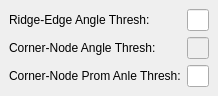
            <widget class="QWidget" name="page" >
             <property name="geometry" >
              <rect>
               <x>0</x>
               <y>0</y>
               <width>212</width>
               <height>87</height>
              </rect>
             </property>
             <attribute name="label" >
              <string>Basic Algorithm</string>
             </attribute>
             <layout class="QGridLayout" >
              <property name="margin" >
               <number>9</number>
              </property>
              <property name="spacing" >
               <number>6</number>
              </property>
              <item row="1" column="0" >
               <widget class="QLabel" name="cNdAngleThreshLabel" >
                <property name="text" >
                 <string>Corner-Node Angle Thresh:</string>
                </property>
                <property name="buddy" >
                 <cstring>cNdAngleThreshLineEdit</cstring>
                </property>
               </widget>
              </item>
              <item row="0" column="0" >
               <widget class="QLabel" name="rEgAngleThreshLabel" >
                <property name="text" >
                 <string>Ridge-Edge Angle Thresh:</string>
                </property>
                <property name="buddy" >
                 <cstring>rEdAngleThreshLineEdit</cstring>
                </property>
               </widget>
              </item>
              <item row="2" column="1" >
               <widget class="QLineEdit" name="cNdPromAngleThreshLineEdit" />
              </item>
              <item row="0" column="1" >
               <widget class="QLineEdit" name="rEdAngleThreshLineEdit" />
              </item>
              <item row="1" column="1" >
               <widget class="QLineEdit" name="cNdAngleThreshLineEdit" >
                <property name="enabled" >
                 <bool>false</bool>
                </property>
               </widget>
              </item>
              <item row="2" column="0" >
               <widget class="QLabel" name="cNdPromAngleThreshLabel" >
                <property name="text" >
                 <string>Corner-Node Prom Anle Thresh:</string>
                </property>
                <property name="buddy" >
                 <cstring>cNdPromAngleThreshLineEdit</cstring>
                </property>
               </widget>
              </item>
             </layout>
            </widget>
